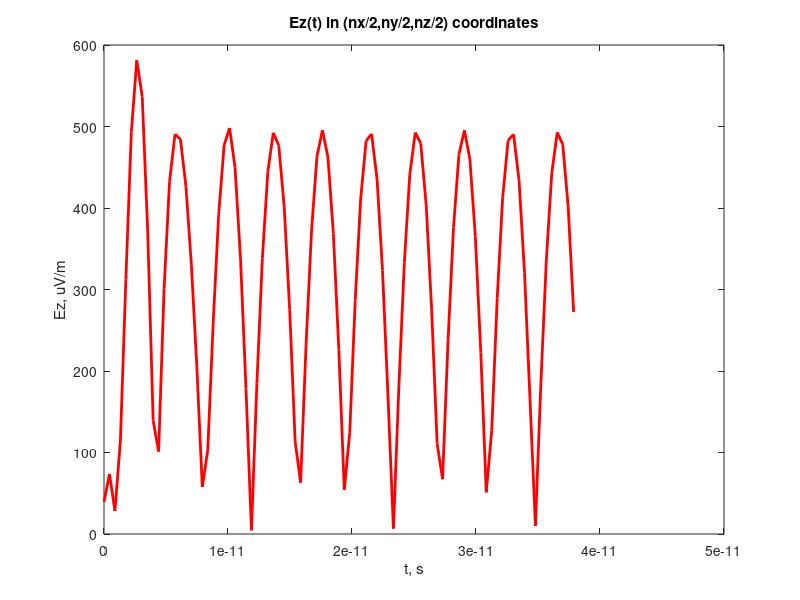

The MATLAB source for this figure:
clear all
%ввод исходных данных
%-------------------------- объявление констант ------------------------------------
mu0 = pi*4*1e-7; %магнитная постоянная
ee0 = 1e-9/(pi*36); %электрическая постоянная
dd = 10; %дискретизация длины волны 1/10
%----------------------------------------------------------------------
ss1 = 0; %удельная проводимость среды
ss2 = 1e+12; %удельная проводимость препятствия (идеально проводящее тело)
ss3 = 1e-15; %удельная проводимость препятствия (FR-4)
ss4 = 1e-15; %удельная проводимость препятствия (кварцевое стекло)
ee1 = 1; %отн. диэл. проницаемость среды 
ee2 = 1; %отн. диэл. проницаемость препятствия (идеально проводящее тело)
ee3 = 4.3; %отн. диэл. проницаемость препятствия (FR-4)
ee4 = 3.8; %отн. диэл. проницаемость препятствия (кварцевое стекло)
mu1 = 1; %отн. магн. проницаемость среды 
mu2 = 1; %отн. магн. проницаемость препятствия (идеально проводящее тело)
mu3 = 1; %отн. магн. проницаемость препятствия (FR-4)
mu4 = 1; %отн. магн. проницаемость препятствия (кварцевое стекло)
EE1 = ee0 * ee1; %абс. диэл. проницаемость среды 
EE2 = ee0 * ee2; %абс. диэл. проницаемость препятствия (идеально проводящее тело)
EE3 = ee0 * ee3; %абс. диэл. проницаемость препятствия (FR-4)
EE4 = ee0 * ee4; %абс. диэл. проницаемость препятствия (кварцевое стекло)
MU1 = mu0 * mu1; %абс. магн. проницаемость среды
MU2 = mu0 * mu2; %абс. магн. проницаемость препятствия (идеально проводящее тело)
MU3 = mu0 * mu3; %абс. магн. проницаемость препятствия (FR-4)
MU4 = mu0 * mu4; %абс. магн. проницаемость препятствия (кварцевое стекло)
tt0 = 1; %начальный временной шаг
%------------------------- определение фазовой скорости с (без учета
%свойств препятсвия) -------------------------------------------------
c = 1/sqrt(mu0*ee0);   %фазовая скорость
f = 100*1e6; %частота МГц
lyambda = c/f; %наибольшая длина волны
dlyambda = round(lyambda/lyambda*dd); %шаг по длине волны в ячейках
A = 100; %амплитуда 100 мкВ
%L_PGU = введутся позже
%PGU = 
% ---- определение пространтсвенной дискреты dx, dy, dz ------
dy = c / (dd*f); %длина ячейки вдоль оси OY
dz = dy; %длина ячейки вдоль оси OZ
dx = dy; %длина ячейки вдоль оси OX
% ----------- определение временной дискреты dt --------------------
dt = dy / (sqrt(3)*c);
% определение размеров пространства и препятствия и времени наблюдения
Space = round(5*dd*sqrt(3)); % время наблюдения за распространением ЭМВ
% ----- количество длин волн вдоль оси координат
% ----- количество ячеек вдоль оси координат
nx = round(10*dlyambda/1); %nx - ширина расчетной области в ячейках
ny = round(10*dlyambda/1); %ny - ширина расчетной области в ячейках
nz = round(10*dlyambda/1); %nz - ширина расчетной области в ячейках
% ------ определение коэффициентов Kh, Ke, Ek ------------------------
Kh = dt/MU1; % коэффициент при Н
Ke1 = (1-((dt*ss1)/(2*EE1)))/(1+((dt*ss1)/(2*EE1))); % коэффициент при Е свободного пространтства
Ke2 = (1-((dt*ss2)/(2*EE2)))/(1+((dt*ss2)/(2*EE2))); % коэффициент при Е препятствия
Ke3 = (1-((dt*ss3)/(2*EE3)))/(1+((dt*ss3)/(2*EE3))); % коэффициент при Е препятствия FR-4 
Ke4 = (1-((dt*ss4)/(2*EE4)))/(1+((dt*ss4)/(2*EE4))); % коэффициент при Е препятствия (кварцевое стекло)
Ek1 = (2*dt)/(2*EE1+dt*ss1); % коэффициент при потерях свободного пространтства
Ek2 = (2*dt)/(2*EE2+dt*ss2); % коэффициент при потерях препятствия
Ek3 = (2*dt)/(2*EE3+dt*ss3); % коэффициент при потерях препятствия FR-4
Ek4 = (2*dt)/(2*EE4+dt*ss4); % коэффициент при потерях препятствия (кварцевое стекло)

% ----- определение векторов в йчейке КРВО ------------
Ez = zeros(nx, ny, nz);
Ex = zeros(nx, ny, nz);
Ey = zeros(nx, ny, nz);
Hz = zeros(nx, ny, nz);
Hx = zeros(nx, ny, nz);
Hy = zeros(nx, ny, nz);

% Присвоение расчетной области параметров свободного пространства
EzKe = Ke1.*ones(nx, ny, nz);
ExKe = Ke1.*ones(nx, ny, nz);
EyKe = Ke1.*ones(nx, ny, nz);
EzEk = Ek1.*ones(nx, ny, nz);
ExEk = Ek1.*ones(nx, ny, nz);
EyEk = Ek1.*ones(nx, ny, nz);


% movie = VideoWriter('video.avi');  % создание объекта для записи видео
% open(movie);  %открытие объекта для записи видео

for n = 1:Space
U = A*sin(2*pi*f*n*dt); %напряжение изменяется по гармоническому закону
Ez(nx/2,ny/2,nz/2) = -U/dz; %источник излучения находится в центре расчетной области

clear i j k
i = 1:nx;
j = 1:ny-1;
k = 1:nz-1;
Hx(i,j,k) = Hx(i,j,k)-Kh.*((Ez(i,j+1,k)-Ez(i,j,k))/dy -(Ey(i,j,k+1)-Ey(i,j,k))/dz);

clear i j k
i = 1:nx-1;
j = 1:ny;
k = 1:nz-1;
Hy(i,j,k) = Hy(i,j,k)-Kh.*((Ex(i,j,k+1)-Ex(i,j,k))/dz - (Ez(i+1,j,k)-Ez(i,j,k))/dx);

clear i j k
i = 1:nx-1;
j = 1:ny-1;
k = 1:nz;
Hz(i,j,k) = Hz(i,j,k)-Kh.*((Ey(i+1,j,k)-Ey(i,j,k))/dx - (Ex(i,j+1,k)-Ex(i,j,k))/dy);

clear i j k
i = 1:nx;
j = 2:ny;
k = 2:nz;
Ex(i,j,k) = Ex(i,j,k).*ExKe(i,j,k)+ExEk(i,j,k).*((Hz(i,j,k)-Hz(i,j-1,k))/dy - (Hy(i,j,k)-Hy(i,j,k-1))/dz);

clear i j k
i = 2:nx;
j = 1:ny;
k = 2:nz;
Ey(i,j,k) = Ey(i,j,k).*EyKe(i,j,k)+EyEk(i,j,k).*((Hx(i,j,k)-Hx(i,j,k-1))/dz - (Hz(i,j,k)-Hz(i-1,j,k))/dx);

clear i j k
i = 2:nx;
j = 2:ny;
k = 1:nz;
Ez(i,j,k) = Ez(i,j,k).*EzKe(i,j,k)+EzEk(i,j,k).*((Hy(i,j,k)-Hy(i-1,j,k))/dx - (Hx(i,j,k)-Hx(i,j-1,k))/dy);

% Отображение прогресса вычислений
% n
% Space 

%-------------------------------------------------------------------------------------------------------
%--Визуализация моделирования. Анимация распространения ЭМП по заданному срезу
% EZ(:,:,1) = Ez(nx/2,:,:);
% [X,Y] = meshgrid(1:ny, 1:nz); %создание 2Д-сетки
% surf(X,Y,EZ); %построение поверхности
% caxis([-1 1]); %установка пределов цветной легенды
% shading interp; %изменяет цвет каждой клетки плавно (происходит интерполяция цветов в узлах сетки
% colormap jet; %установка цветовой палитры (от синего до красного)
% c = colorbar('Location', 'WestOutside'); %отображение палитры на рисунке
% ylabel(c, 'Ez(V/m)');  %вывод единицы измерения рядом с палитрой 
% grid on;
% 
% view(90, 90);  %позиция записи видео http://matlab.izmiran.ru/help/techdoc/ref/view.html
% rect = [0 0 550 420]; %задание прямоугольной области, непонятно зачем
% F = getframe(gcf, rect); %получение кадра картинки через surf
% writeVideo(movie, F); %запись видео под названием "movie"

%-------------------------------------------------------------------------------------------------------

%-------------------------------------------------------------------------------------------------------
%Визуализация моделирования.
%График амплитудного значения z-компоненты электрического поля в произвольном сечении
% [X,Y] = meshgrid(1:nx,1:ny);
% Z = abs(Ez(:,:,nz/2+nz/4));
% surf(X,Y,Z);
% shading interp;
% colormap jet;
%-------------------------------------------------------------------------------------------------------

%Запись мгновенного значения z-составляющей поля E в произвольной точке
Y(n) = abs(Ez(nx/2,ny/2,nz/2));

end;

%-------------------------------------------------------------------------------------------------------
%Визуализация моделирования.
%График мгновенного значения z-компоненты поля Е в произвольном точке
time_start = 0;
time_end = 1/(Space*c);
time_step = time_end/Space;
time = time_start:time_step:time_end - time_step;
plot(time,Y,'r','LineWidth',2);
title('Ez(t) in (nx/2,ny/2,nz/2) coordinates');
ylabel('Ez, uV/m');
xlabel('t, s');
%-------------------------------------------------------------------------------------------------------


% close(movie); %закрытие объекта для записи видео



